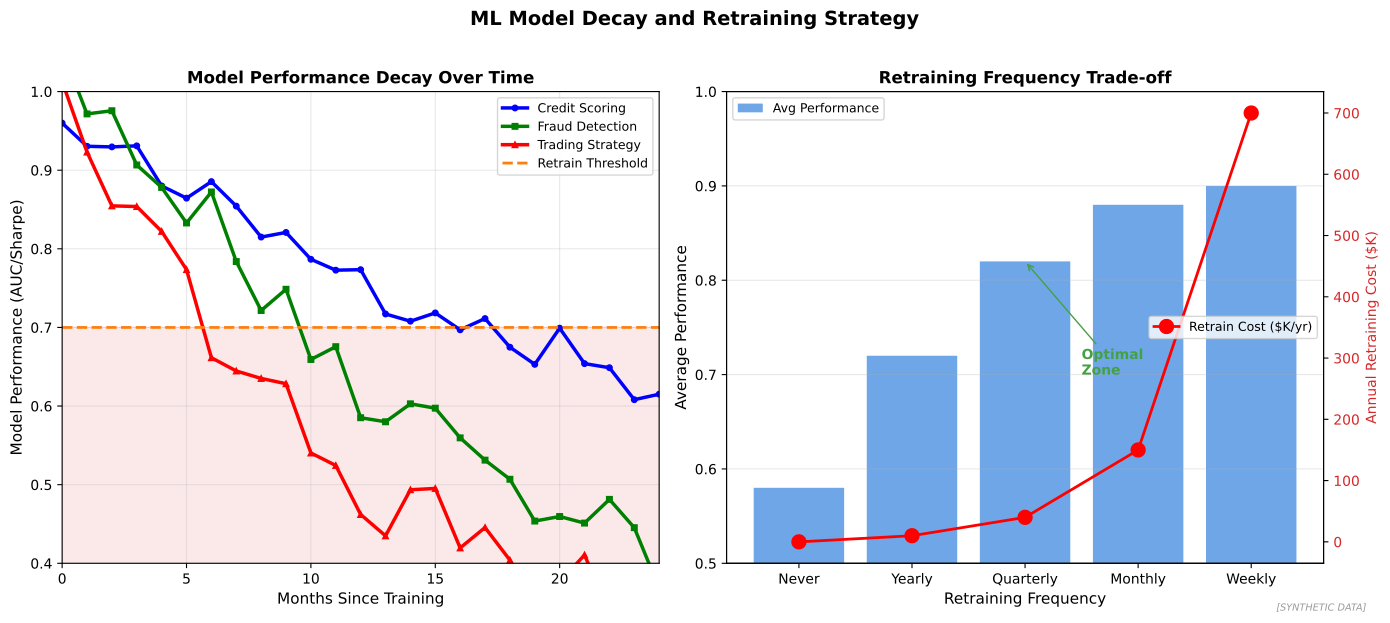

Write the Python code that produced this figure.
"""
Model Decay Over Time
Performance degradation of ML models

Output: model_decay.pdf
Module: module_03_ai_ml
Lesson: 34 - Prediction Limitations
"""

from pathlib import Path
import matplotlib.pyplot as plt
import numpy as np

CHART_METADATA = {
    'title': 'Model Decay',
    'module': 'module_03_ai_ml',
    'lesson': 34,
    'url': 'https://github.com/Digital-AI-Finance/digital-finance/tree/main/module_03_ai_ml/figures/model_decay'
}

plt.rcParams.update({'font.size': 10, 'axes.labelsize': 10})

def create_chart():
    fig, axes = plt.subplots(1, 2, figsize=(14, 6))

    np.random.seed(42)

    # Model performance decay
    ax1 = axes[0]

    months = np.arange(0, 25)

    # Different models decay at different rates
    credit_model = 0.85 * np.exp(-0.02 * months) + 0.10 + np.random.randn(25) * 0.02
    fraud_model = 0.90 * np.exp(-0.05 * months) + 0.15 + np.random.randn(25) * 0.03
    trading_model = 0.80 * np.exp(-0.08 * months) + 0.20 + np.random.randn(25) * 0.04

    ax1.plot(months, credit_model, 'b-', linewidth=2.5, marker='o', markersize=4, label='Credit Scoring')
    ax1.plot(months, fraud_model, 'g-', linewidth=2.5, marker='s', markersize=4, label='Fraud Detection')
    ax1.plot(months, trading_model, 'r-', linewidth=2.5, marker='^', markersize=4, label='Trading Strategy')

    # Retraining threshold
    ax1.axhline(y=0.7, color='#FF7F0E', linestyle='--', linewidth=2, label='Retrain Threshold')
    ax1.fill_between(months, 0, 0.7, alpha=0.1, color='#D62728')

    ax1.set_xlabel('Months Since Training', fontsize=11)
    ax1.set_ylabel('Model Performance (AUC/Sharpe)', fontsize=11)
    ax1.set_title('Model Performance Decay Over Time', fontsize=12, fontweight='bold')
    ax1.legend(loc='upper right', fontsize=9)
    ax1.set_xlim(0, 24)
    ax1.set_ylim(0.4, 1)
    ax1.grid(True, alpha=0.3)

    # Retrain frequency vs performance
    ax2 = axes[1]

    retrain_freq = ['Never', 'Yearly', 'Quarterly', 'Monthly', 'Weekly']
    avg_performance = [0.58, 0.72, 0.82, 0.88, 0.90]
    retrain_cost = [0, 10, 40, 150, 700]

    x = np.arange(len(retrain_freq))

    ax2.bar(x, avg_performance, color='#4A90E2', alpha=0.8, label='Avg Performance')

    ax2_twin = ax2.twinx()
    ax2_twin.plot(x, retrain_cost, 'ro-', linewidth=2, markersize=10, label='Retrain Cost ($K/yr)')
    ax2_twin.set_ylabel('Annual Retraining Cost ($K)', fontsize=10, color='#D62728')
    ax2_twin.tick_params(axis='y', labelcolor='#D62728')

    ax2.set_xlabel('Retraining Frequency', fontsize=11)
    ax2.set_ylabel('Average Performance', fontsize=11)
    ax2.set_title('Retraining Frequency Trade-off', fontsize=12, fontweight='bold')
    ax2.set_xticks(x)
    ax2.set_xticklabels(retrain_freq)
    ax2.set_ylim(0.5, 1)
    ax2.legend(loc='upper left', fontsize=9)
    ax2_twin.legend(loc='center right', fontsize=9)
    ax2.yaxis.grid(True, alpha=0.3)

    # Optimal zone
    ax2.annotate('Optimal\nZone', xy=(2, 0.82), xytext=(2.5, 0.7),
                fontsize=10, fontweight='bold', color='#44A044',
                arrowprops=dict(arrowstyle='->', color='#44A044'))

    fig.suptitle('ML Model Decay and Retraining Strategy', fontsize=14, fontweight='bold', y=1.02)
    fig.text(0.98, 0.02, '[SYNTHETIC DATA]', fontsize=7, color='#999999', ha='right', style='italic')
    plt.tight_layout()

    output_path = Path(__file__).parent / 'model_decay.pdf'
    plt.savefig(output_path, format='pdf', dpi=300, bbox_inches='tight')
    plt.close()
    print(f"Chart saved to: {output_path}")
    return output_path

if __name__ == '__main__':
    create_chart()
